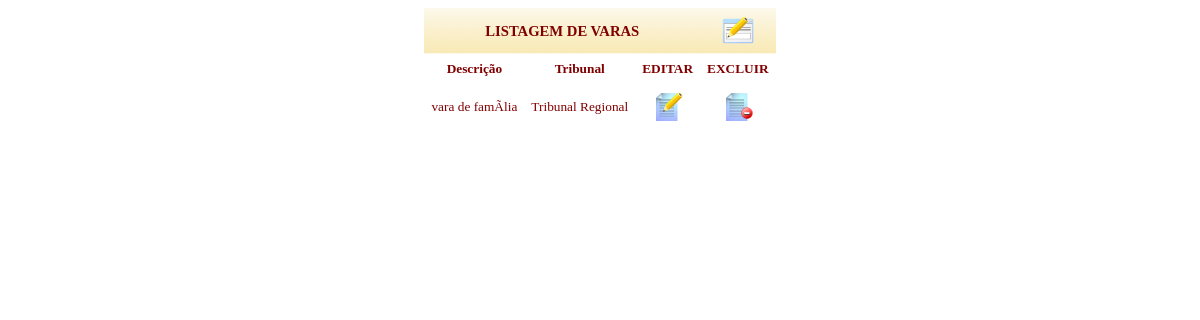
The app's page /view/consultarVara.php?pag=processo (signed in), older data.
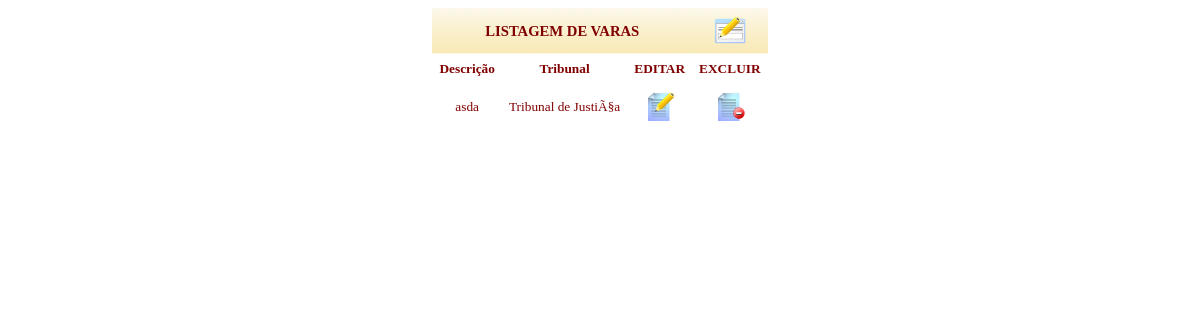
The same page, newer data.
### tables this page shows
CREATE TABLE IF NOT EXISTS `vara` (
`idVara` int(11) NOT NULL,
  `descricao` varchar(30) NOT NULL,
  `idTribunal` int(11) NOT NULL,
  `status` int(11) NOT NULL DEFAULT '1'
);

CREATE TABLE IF NOT EXISTS `tribunal` (
`idTribunal` int(11) NOT NULL,
  `descricao` varchar(30) NOT NULL,
  `status` int(11) NOT NULL DEFAULT '1'
);

### model/varaDAO.php (the view, shortened to what this page needs)
<?php
class VaraDAO extends Banco {
	public function consultar() {
			$consulta = "SELECT v.*, t.descricao as tribunal
			                FROM ".TBL_VARAS." v
			                JOIN ".TBL_TRIBUNAIS." t ON t.idtribunal = v.idtribunal
			                where v.status=1";
			$resultado = mysql_query($consulta);
				while ($linha=mysql_fetch_array($resultado)) {
                    echo "<tr class='texto' align='center' id=" . $linha['idVara'] . ">
						<td>" . $linha['descricao'] . "</td>
						<td>" . $linha['tribunal'] . "</td>
						<td><a id='altera' href='../control/controleVara.php?idvara=" . $linha['idVara'] . "&opcao=lista'><img src='../public/img/file_edit.png' border='no'></a></td>
						<td><a href=javascript:excluir(" . $linha['idVara'] . ")><img src='../public/img/file_remove.png' border='no'></a></td>
						</tr>";
                }
			return $resultado;
	}
}

Row changes from the older to the newer data that the page shows:
removed vara: descricao "vara de famÃ­lia", idTribunal.descricao "Tribunal Regional"
added vara: descricao "asda", idTribunal.descricao "Tribunal de JustiÃ§a"
